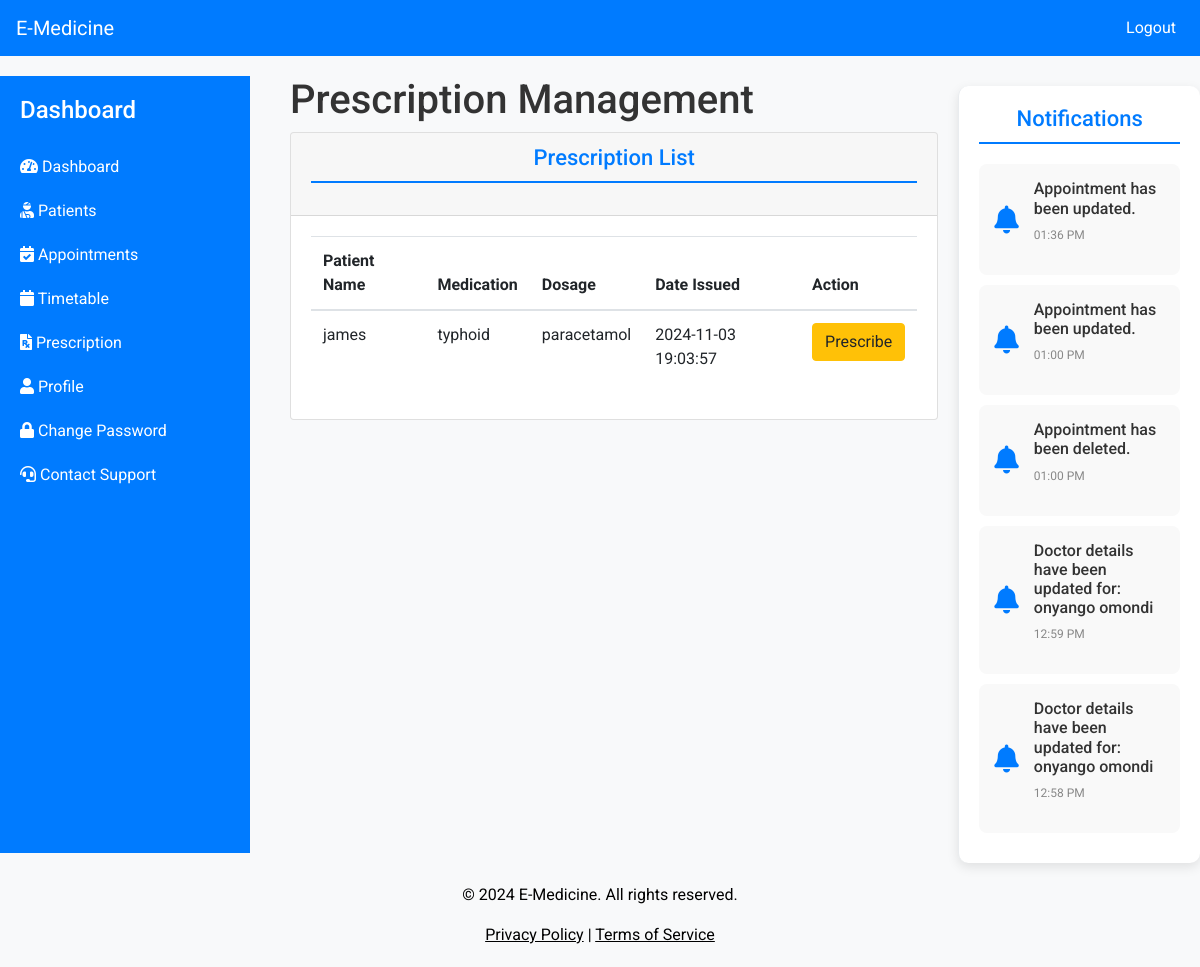
Screenshot of /doctor/prescription.php (signed in) with the database file from the repository.
### tables this page shows
CREATE TABLE `prescriptions` (
  `PrescriptionID` int(11) NOT NULL,
  `AppointmentID` int(11) NOT NULL,
  `Medication` varchar(255) NOT NULL,
  `Dosage` varchar(100) NOT NULL,
  `RefillsRemaining` int(11) DEFAULT 0,
  `Instructions` text DEFAULT NULL,
  `CreatedAt` timestamp NOT NULL DEFAULT current_timestamp(),
  `Status` enum('active','completed','expired') DEFAULT 'active',
  `patientID` int(255) NOT NULL,
  `LabID` int(11) DEFAULT NULL
);

CREATE TABLE `patients` (
  `PatientID` int(11) NOT NULL,
  `firstname` varchar(100) NOT NULL,
  `lastname` varchar(255) NOT NULL,
  `Age` int(11) NOT NULL,
  `Gender` enum('Male','Female','Other') NOT NULL,
  `Phone` varchar(15) DEFAULT NULL,
  `Email` varchar(100) DEFAULT NULL,
  `Address` varchar(255) DEFAULT NULL,
  `CreatedAt` timestamp NOT NULL DEFAULT current_timestamp(),
  `Password` varchar(255) NOT NULL,
  `status` varchar(250) NOT NULL,
  `ProfileImage` varchar(250) NOT NULL,
  `reset_token` varchar(6) DEFAULT NULL,
  `token_expiration` int(11) DEFAULT NULL
);

CREATE TABLE `laboratory` (
  `LabID` int(11) NOT NULL,
  `PatientID` int(11) NOT NULL,
  `AppointmentID` int(11) NOT NULL,
  `TestName` text NOT NULL,
  `Symptoms` text NOT NULL,
  `Result` text DEFAULT NULL,
  `TestDate` datetime NOT NULL,
  `CreatedAt` timestamp NOT NULL DEFAULT current_timestamp()
);

CREATE TABLE `notification` (
  `ID` int(11) NOT NULL,
  `Description` varchar(255) NOT NULL,
  `DoctorID` int(11) NOT NULL,
  `Timestamp` timestamp NOT NULL DEFAULT current_timestamp()
);

### doctor/prescription.php (the view, shortened to what this page needs)
<?php
include '../access/config.php';
$stmt = $conn->prepare("
    SELECT p.firstname AS PatientName, p.lastname AS PatientLastName, pr.PrescriptionID, l.Result AS Medication, pr.Dosage, pr.CreatedAt
    FROM prescriptions pr
    JOIN appointments a ON pr.AppointmentID = a.AppointmentID
    JOIN patients p ON a.PatientID = p.PatientID
    JOIN laboratory l ON pr.LabID = l.LabID  -- Assuming prescriptions have a LabID to link to the laboratory table
    WHERE a.DoctorID = ?
");
$stmt->bind_param("s", $_SESSION['doctor_id']);
$stmt->execute();
$result = $stmt->get_result();
$prescriptions = $result->fetch_all(MYSQLI_ASSOC);
?>
<!DOCTYPE html>
<html lang="en">
<head>
    <link rel="stylesheet" href="https://stackpath.bootstrapcdn.com/bootstrap/4.5.2/css/bootstrap.min.css">
</head>
<body>
<?php include '../resources/includes/d_header.php'; ?>
<div class="dashboard">
    <?php include '../resources/includes/d_sidebar.php'; ?>
    <div class="container">
        <h1>Prescription Management</h1>
        <div class="card">
            <div class="card-header">
                <h5>Prescription List</h5>
            </div>
            <div class="card-body">
                <table class="table table-responsive">
                    <thead>
                        <tr>
                            <th>Patient Name</th>
                            <th>Medication</th>
                            <th>Dosage</th>
                            <th>Date Issued</th>
                            <th>Action</th>
                        </tr>
                    </thead>
                    <tbody>
                        <?php foreach ($prescriptions as $prescription): ?>
                            <tr>
                                <td><?php echo htmlspecialchars($prescription['PatientName']) . ' ' . htmlspecialchars($prescription['PatientLastName']); ?></td>
                                <td><?php echo htmlspecialchars($prescription['Medication']); ?></td>
                                <td><?php echo htmlspecialchars($prescription['Dosage']); ?></td>
                                <td><?php echo htmlspecialchars($prescription['CreatedAt']); ?></td>
                                <td>
                                    <button class="btn btn-warning" data-toggle="modal"
                                            data-target="#prescribeModal"
                                            data-prescriptionid="<?php echo $prescription['PrescriptionID']; ?>"
                                            data-medication="<?php echo htmlspecialchars($prescription['Medication']); ?>">
                                        Prescribe
                                    </button>
                                </td>
                            </tr>
                        <?php endforeach; ?>
                    </tbody>
                </table>
            </div>
        </div>
    </div>
    <?php include '../resources/includes/d_notification.php'; ?>
</div>
<?php include '../resources/includes/footer.php'; ?>
</body>
</html>

### resources/includes/d_notification.php (shortened to what this page needs)
<?php
include '../access/config.php';
$doctor_id = $_SESSION['doctor_id'];
$query = "SELECT `Description`, `Timestamp` FROM `notification` WHERE `DoctorID` = ? ORDER BY `Timestamp` DESC LIMIT 5";
$stmt = $conn->prepare($query);
$stmt->bind_param("i", $doctor_id);
$stmt->execute();
$result = $stmt->get_result();
$notifications = [];
while ($row = $result->fetch_assoc()) {
    $notifications[] = $row;
}
?>
<div class="notification-sidebar">
    <h5>Notifications</h5>
    <?php if (empty($notifications)): ?>
        <div class="notification info">
            <i class="fas fa-info-circle notification-icon"></i>
            <div class="notification-content">
                <h6>No new notifications.</h6>
            </div>
        </div>
    <?php else: ?>
        <?php foreach ($notifications as $index => $notification): ?>
            <div class="notification <?php echo $index === 0 ? 'dance' : ''; ?>">
                <i class="fas fa-bell notification-icon"></i>
                <div class="notification-content">
                    <h6><?php echo htmlspecialchars($notification['Description']); ?></h6>
                    <p class="notification-time"><?php echo date('h:i A', strtotime($notification['Timestamp'])); ?></p>
                </div>
            </div>
        <?php endforeach; ?>
    <?php endif; ?>
</div>
<link rel="stylesheet" href="https://cdnjs.cloudflare.com/ajax/libs/font-awesome/5.15.4/css/all.min.css">

### doctor/prescription.php (style rules this page uses)
body { font-family: 'Roboto', sans-serif; background-color: #f5f7fa; color: #333; }
.dashboard { display: flex; }
.container { padding: 20px; margin: 0; max-width: 100%; flex-grow: 1; }
.card { margin-bottom: 20px; }

### resources/includes/d_notification.php (style rules this page uses)
body { font-family: 'Roboto', sans-serif; background-color: #f8f9fa; margin: 0; padding: 0; }
.notification-sidebar { width: 400px; padding: 20px; border-left: 1px solid #e9ecef; background: #ffffff; box-shadow: 0 4px 12px rgba(0, 0, 0, 0.1); margin-top: 30px; border-radius: 10px; position: relative; transition: transform 0.3s ease; }
h5 { margin-bottom: 20px; font-size: 22px; color: #007bff; border-bottom: 2px solid #007bff; padding-bottom: 10px; text-align: center; }
.notification { display: flex; align-items: center; padding: 15px; border-radius: 8px; margin-bottom: 10px; transition: background-color 0.3s ease, transform 0.3s ease; position: relative; overflow: hidden; background-color: #f9f9f9; cursor: pointer; }
.notification-icon { font-size: 28px; margin-right: 15px; flex-shrink: 0; color: #007bff; }
.notification-content { flex: 1; }
.notification-time { font-size: 12px; color: #888; margin-top: 5px; }
.dance { animation: dance 0.8s ease-in-out infinite; }

### rows the page displays
prescriptions: patientID.firstname "james", LabID.Result "typhoid", Dosage "paracetamol", CreatedAt "2024-11-03 19:03:57"
notification: Description "Appointment has been updated.", Timestamp "01:36 PM"
notification: Description "Appointment has been updated.", Timestamp "01:00 PM"
notification: Description "Appointment has been deleted.", Timestamp "01:00 PM"
notification: Description "Doctor details have been updated for: onyango omondi", Timestamp "12:59 PM"
notification: Description "Doctor details have been updated for: onyango omondi", Timestamp "12:58 PM"
